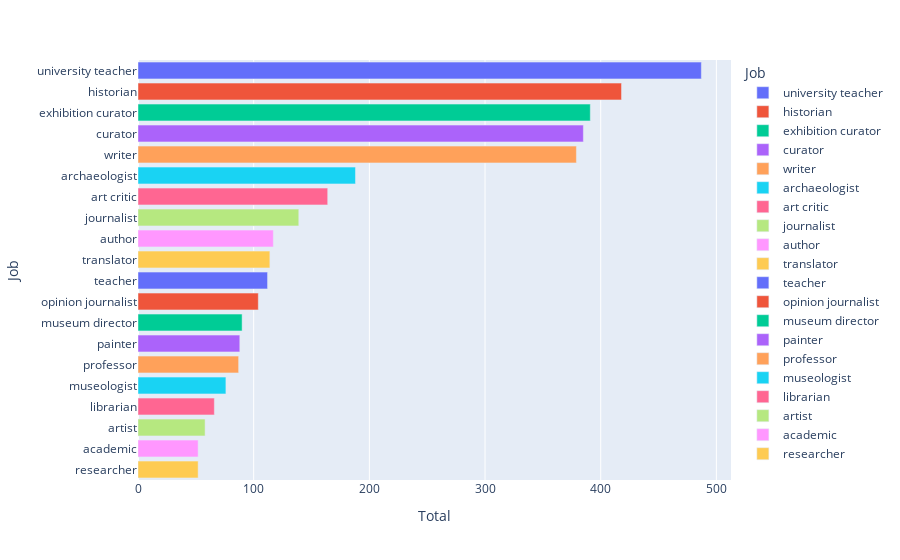

Source (notebook cell):
### Markdown cell above
Visualization

### Code cell
#create CSV
with open('female_jobs.csv', mode='w') as my_file:
    my_writer = csv.writer(my_file, delimiter=',', quoting=csv.QUOTE_ALL)
    # write the column names
    my_writer.writerow(['Job', 'Total'])
    for result in female_job_list_result ["results"]["bindings"]:
        my_writer.writerow([result["jobLabel"]["value"], result["tot"]["value"].strip()])
        


# parse the csv into a dataframe
df = pd.read_csv("female_jobs.csv")

# eliminate the 'art historian' row
df= df.drop([0])

# print the first 10 rows
df.head(20)


fig = px.bar(df, x="Total", y="Job", orientation='h', color="Job")
fig.update_layout(legend={"itemclick":False})

fig.show()

### Figure 1 — Plotly figure (JSON) as saved in the notebook; plotly's stock layout.template omitted (floating-point values rounded to 4 significant figures)
{"data": [{"alignmentgroup": "True", "hovertemplate": "Job=%{y}<br>Total=%{x}<extra></extra>", "legendgroup": "university teacher", "marker": {"color": "#636efa", "pattern": {"shape": ""}}, "name": "university teacher", "offsetgroup": "university teacher", "orientation": "h", "showlegend": true, "textposition": "auto", "type": "bar", "x": [487], "xaxis": "x", "y": ["university teacher"], "yaxis": "y"}, {"alignmentgroup": "True", "hovertemplate": "Job=%{y}<br>Total=%{x}<extra></extra>", "legendgroup": "historian", "marker": {"color": "#EF553B", "pattern": {"shape": ""}}, "name": "historian", "offsetgroup": "historian", "orientation": "h", "showlegend": true, "textposition": "auto", "type": "bar", "x": [418], "xaxis": "x", "y": ["historian"], "yaxis": "y"}, {"alignmentgroup": "True", "hovertemplate": "Job=%{y}<br>Total=%{x}<extra></extra>", "legendgroup": "exhibition curator", "marker": {"color": "#00cc96", "pattern": {"shape": ""}}, "name": "exhibition curator", "offsetgroup": "exhibition curator", "orientation": "h", "showlegend": true, "textposition": "auto", "type": "bar", "x": [391], "xaxis": "x", "y": ["exhibition curator"], "yaxis": "y"}, {"alignmentgroup": "True", "hovertemplate": "Job=%{y}<br>Total=%{x}<extra></extra>", "legendgroup": "curator", "marker": {"color": "#ab63fa", "pattern": {"shape": ""}}, "name": "curator", "offsetgroup": "curator", "orientation": "h", "showlegend": true, "textposition": "auto", "type": "bar", "x": [385], "xaxis": "x", "y": ["curator"], "yaxis": "y"}, {"alignmentgroup": "True", "hovertemplate": "Job=%{y}<br>Total=%{x}<extra></extra>", "legendgroup": "writer", "marker": {"color": "#FFA15A", "pattern": {"shape": ""}}, "name": "writer", "offsetgroup": "writer", "orientation": "h", "showlegend": true, "textposition": "auto", "type": "bar", "x": [379], "xaxis": "x", "y": ["writer"], "yaxis": "y"}, {"alignmentgroup": "True", "hovertemplate": "Job=%{y}<br>Total=%{x}<extra></extra>", "legendgroup": "archaeologist", "marker": {"color": "#19d3f3", "pattern": {"shape": ""}}, "name": "archaeologist", "offsetgroup": "archaeologist", "orientation": "h", "showlegend": true, "textposition": "auto", "type": "bar", "x": [188], "xaxis": "x", "y": ["archaeologist"], "yaxis": "y"}, {"alignmentgroup": "True", "hovertemplate": "Job=%{y}<br>Total=%{x}<extra></extra>", "legendgroup": "art critic", "marker": {"color": "#FF6692", "pattern": {"shape": ""}}, "name": "art critic", "offsetgroup": "art critic", "orientation": "h", "showlegend": true, "textposition": "auto", "type": "bar", "x": [164], "xaxis": "x", "y": ["art critic"], "yaxis": "y"}, {"alignmentgroup": "True", "hovertemplate": "Job=%{y}<br>Total=%{x}<extra></extra>", "legendgroup": "journalist", "marker": {"color": "#B6E880", "pattern": {"shape": ""}}, "name": "journalist", "offsetgroup": "journalist", "orientation": "h", "showlegend": true, "textposition": "auto", "type": "bar", "x": [139], "xaxis": "x", "y": ["journalist"], "yaxis": "y"}, {"alignmentgroup": "True", "hovertemplate": "Job=%{y}<br>Total=%{x}<extra></extra>", "legendgroup": "author", "marker": {"color": "#FF97FF", "pattern": {"shape": ""}}, "name": "author", "offsetgroup": "author", "orientation": "h", "showlegend": true, "textposition": "auto", "type": "bar", "x": [117], "xaxis": "x", "y": ["author"], "yaxis": "y"}, {"alignmentgroup": "True", "hovertemplate": "Job=%{y}<br>Total=%{x}<extra></extra>", "legendgroup": "translator", "marker": {"color": "#FECB52", "pattern": {"shape": ""}}, "name": "translator", "offsetgroup": "translator", "orientation": "h", "showlegend": true, "textposition": "auto", "type": "bar", "x": [114], "xaxis": "x", "y": ["translator"], "yaxis": "y"}, {"alignmentgroup": "True", "hovertemplate": "Job=%{y}<br>Total=%{x}<extra></extra>", "legendgroup": "teacher", "marker": {"color": "#636efa", "pattern": {"shape": ""}}, "name": "teacher", "offsetgroup": "teacher", "orientation": "h", "showlegend": true, "textposition": "auto", "type": "bar", "x": [112], "xaxis": "x", "y": ["teacher"], "yaxis": "y"}, {"alignmentgroup": "True", "hovertemplate": "Job=%{y}<br>Total=%{x}<extra></extra>", "legendgroup": "opinion journalist", "marker": {"color": "#EF553B", "pattern": {"shape": ""}}, "name": "opinion journalist", "offsetgroup": "opinion journalist", "orientation": "h", "showlegend": true, "textposition": "auto", "type": "bar", "x": [104], "xaxis": "x", "y": ["opinion journalist"], "yaxis": "y"}, {"alignmentgroup": "True", "hovertemplate": "Job=%{y}<br>Total=%{x}<extra></extra>", "legendgroup": "museum director", "marker": {"color": "#00cc96", "pattern": {"shape": ""}}, "name": "museum director", "offsetgroup": "museum director", "orientation": "h", "showlegend": true, "textposition": "auto", "type": "bar", "x": [90], "xaxis": "x", "y": ["museum director"], "yaxis": "y"}, {"alignmentgroup": "True", "hovertemplate": "Job=%{y}<br>Total=%{x}<extra></extra>", "legendgroup": "painter", "marker": {"color": "#ab63fa", "pattern": {"shape": ""}}, "name": "painter", "offsetgroup": "painter", "orientation": "h", "showlegend": true, "textposition": "auto", "type": "bar", "x": [88], "xaxis": "x", "y": ["painter"], "yaxis": "y"}, {"alignmentgroup": "True", "hovertemplate": "Job=%{y}<br>Total=%{x}<extra></extra>", "legendgroup": "professor", "marker": {"color": "#FFA15A", "pattern": {"shape": ""}}, "name": "professor", "offsetgroup": "professor", "orientation": "h", "showlegend": true, "textposition": "auto", "type": "bar", "x": [87], "xaxis": "x", "y": ["professor"], "yaxis": "y"}, {"alignmentgroup": "True", "hovertemplate": "Job=%{y}<br>Total=%{x}<extra></extra>", "legendgroup": "museologist", "marker": {"color": "#19d3f3", "pattern": {"shape": ""}}, "name": "museologist", "offsetgroup": "museologist", "orientation": "h", "showlegend": true, "textposition": "auto", "type": "bar", "x": [76], "xaxis": "x", "y": ["museologist"], "yaxis": "y"}, {"alignmentgroup": "True", "hovertemplate": "Job=%{y}<br>Total=%{x}<extra></extra>", "legendgroup": "librarian", "marker": {"color": "#FF6692", "pattern": {"shape": ""}}, "name": "librarian", "offsetgroup": "librarian", "orientation": "h", "showlegend": true, "textposition": "auto", "type": "bar", "x": [66], "xaxis": "x", "y": ["librarian"], "yaxis": "y"}, {"alignmentgroup": "True", "hovertemplate": "Job=%{y}<br>Total=%{x}<extra></extra>", "legendgroup": "artist", "marker": {"color": "#B6E880", "pattern": {"shape": ""}}, "name": "artist", "offsetgroup": "artist", "orientation": "h", "showlegend": true, "textposition": "auto", "type": "bar", "x": [58], "xaxis": "x", "y": ["artist"], "yaxis": "y"}, {"alignmentgroup": "True", "hovertemplate": "Job=%{y}<br>Total=%{x}<extra></extra>", "legendgroup": "academic", "marker": {"color": "#FF97FF", "pattern": {"shape": ""}}, "name": "academic", "offsetgroup": "academic", "orientation": "h", "showlegend": true, "textposition": "auto", "type": "bar", "x": [52], "xaxis": "x", "y": ["academic"], "yaxis": "y"}, {"alignmentgroup": "True", "hovertemplate": "Job=%{y}<br>Total=%{x}<extra></extra>", "legendgroup": "researcher", "marker": {"color": "#FECB52", "pattern": {"shape": ""}}, "name": "researcher", "offsetgroup": "researcher", "orientation": "h", "showlegend": true, "textposition": "auto", "type": "bar", "x": [52], "xaxis": "x", "y": ["researcher"], "yaxis": "y"}], "layout": {"barmode": "relative", "legend": {"itemclick": false, "title": {"text": "Job"}, "tracegroupgap": 0}, "margin": {"t": 60}, "xaxis": {"anchor": "y", "domain": [0, 1], "title": {"text": "Total"}}, "yaxis": {"anchor": "x", "categoryarray": ["researcher", "academic", "artist", "librarian", "museologist", "professor", "painter", "museum director", "opinion journalist", "teacher", "translator", "author", "journalist", "art critic", "archaeologist", "writer", "curator", "exhibition curator", "historian", "university teacher"], "categoryorder": "array", "domain": [0, 1], "title": {"text": "Job"}}}}
